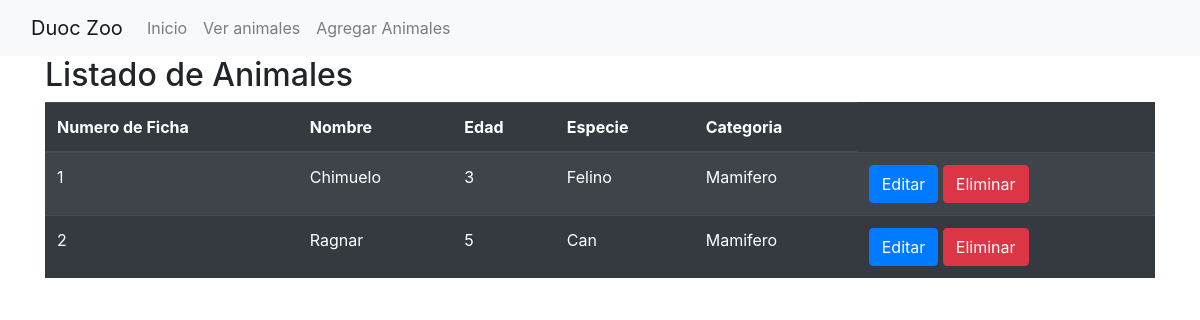
Before: /views_animal/ with the older database file.
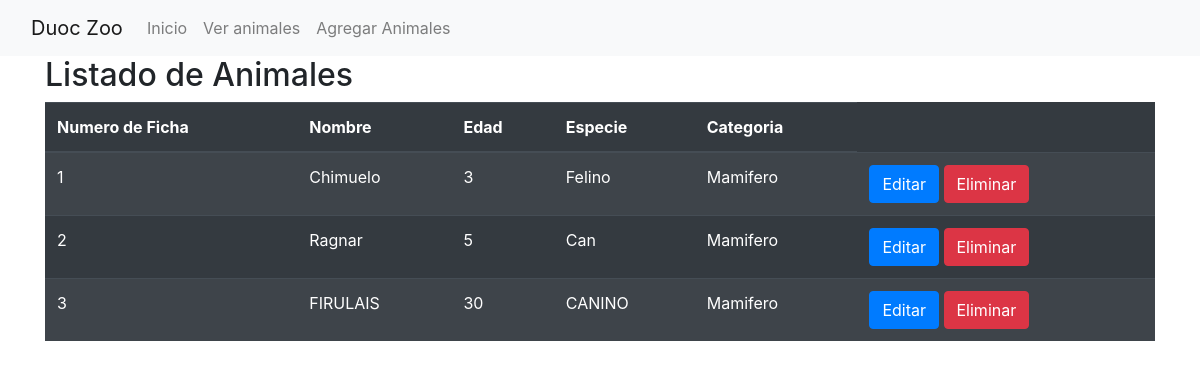
After: the same page with the newer database file.
### core/models.py (models this page shows, shortened)
class Animal(models.Model):
    nFicha = models.AutoField(primary_key = True, verbose_name="Numero de ficha") # Campo autoincremental.
    nombre = models.CharField(max_length=20, verbose_name="Nombre" )
    edad = models.CharField(max_length=20, null=True, blank=True, verbose_name="Edad")
    especie = models.CharField(max_length=20, null=True, blank=True, verbose_name="Especie")
    categoria = models.ForeignKey(Categoria, on_delete=models.CASCADE)

class Categoria(models.Model):
    idCategoria = models.IntegerField(primary_key=True, verbose_name="Id categoria")
    nombreCategoria = models.CharField(max_length=50, verbose_name="Nombre categoria")
    def __str__(self):
        return self.nombreCategoria

### core/views.py (the view)
# urls.py: path('views_animal/', views_animal, name="views_animal")
def views_animal(request):
    animales = Animal.objects.all()
    datos = {
        'animales' : animales
    }
    return render(request, 'core/views_animal.html', datos)

### core/templates/core/views_animal.html (shortened to what this page needs)
{% load static %}
<!DOCTYPE html>
<html lang="es">
    <head>
        <link rel="stylesheet" href="https://cdn.jsdelivr.net/npm/bootstrap@4.6.0/dist/css/bootstrap.min.css">
    </head>
    <body>
      <nav class="navbar navbar-expand-lg navbar-light bg-light">
        <div class="container-fluid">
          <a class="navbar-brand">Duoc Zoo</a>
          <div class="collapse navbar-collapse" id="navbarNavAltMarkup">
            <div class="navbar-nav">
              <a class="nav-link" aria-current="page" href="{% url 'home' %}"">Inicio</a>
              <a class="nav-link" href="{% url 'views_animal' %}" >Ver animales</a>
              <a class="nav-link" href="{% url 'add_animal' %}">Agregar Animales</a>
            </div>
          </div>
        </div>
      </nav>
        <div class="container">
            <h2>Listado de Animales</h2>
            <table class="table table-striped table-dark">
              <thead>
                <tr>
                    <th>Numero de Ficha</th>
                    <th>Nombre</th>
                    <th>Edad</th>
                    <th>Especie</th>
                    <th>Categoria</th>
                </tr>
              </thead>
                <tbody>
                {% for ani in animales %}
                   <tr>
                       <td>{{ ani.nFicha }}</td>
                       <td>{{ ani.nombre }}</td>
                       <td>{{ ani.edad }}</td>
                       <td>{{ ani.especie }}</td>
                       <td>{{ ani.categoria }}</td>
                       <td>
                           <a href="{% url 'edit_animal' ani.nFicha %}" class="btn btn-primary">Editar</a>
                           <a href="{% url 'delete_animal' ani.nFicha %}" class="btn btn-danger">Eliminar</a>
                        </td>
                   </tr>
                {% endfor %}
              </tbody>
            </table>
        </div>
    </body>
</html>

Changed rows visible on the page:
added Animal: nFicha "3", nombre "FIRULAIS", edad "30", especie "CANINO", categoria "Mamifero"
